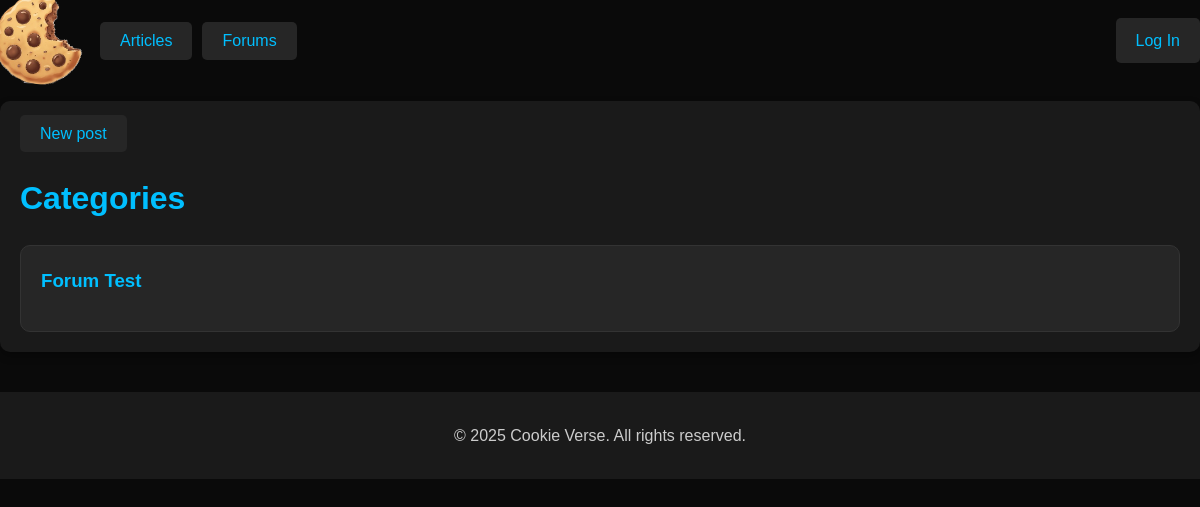
/forum/, run on an earlier commit of the app's database.
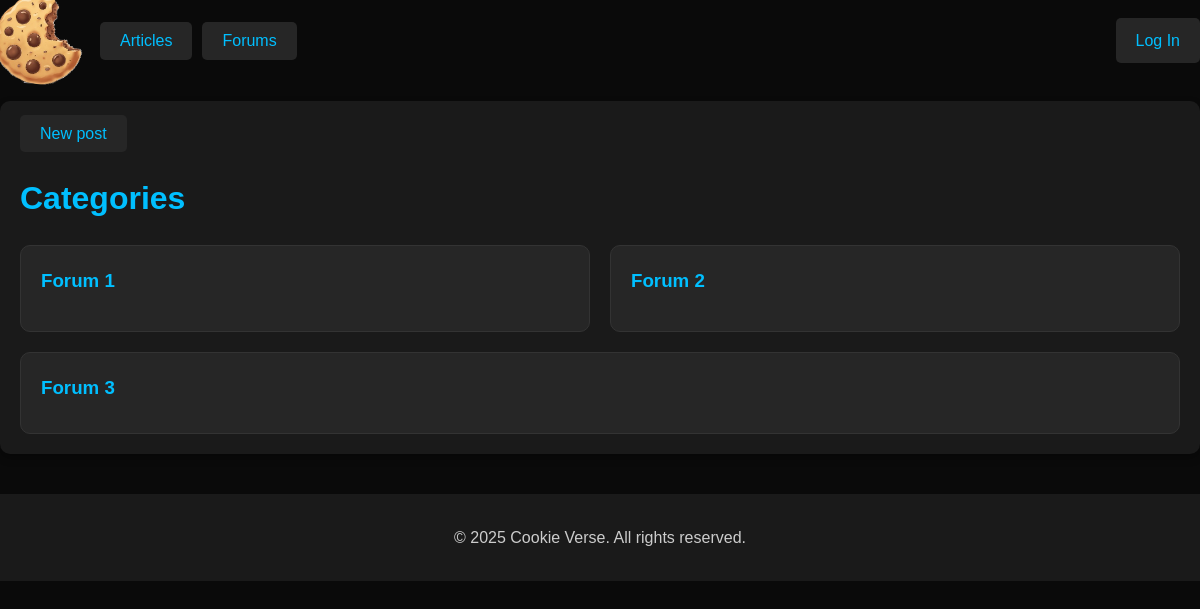
And on a later commit of the database.
### CookieTracker/models.py (models this page shows)
class Forum(models.Model):
    name = models.CharField(max_length=2048)

### CookieTracker/view/forum.py (the view)
# urls.py: path('forum/', forum.forum, name='forum'),
def forum(request):
    forums = Forum.objects.all()
    context = {
        'forums': []
    }
    for f in forums:
        forum_data = {
            'forum': f,
            'posts': Post.objects.filter(forum=f)
        }
        context['forums'].append(forum_data)
    print(context)
    return render(request, 'forums.html', context)

### CookieTracker/templates/forums.html (shortened to what this page needs)
{% extends 'base.html' %}
{% block content %}
<section class="top-articles">
    <a href="{% url 'newpost' %}" class="btn">New post</a>
    <h2>Categories</h2>
    <div class="article-list">
        {% for forum_data in forums %}
        <div class="article-item">
            <h3>
                <a href="/forums/{{ forum_data.forum.id }}">
                    {{ forum_data.forum.name }}
                </a>
            </h3>
        </div>
        {% endfor %}
    </div>
  </section>
{% endblock content %}

What changed in the data, as far as the page shows it:
removed Forum: forum.name "Forum Test"
added Forum: forum.name "Forum 1"
added Forum: forum.name "Forum 2"
added Forum: forum.name "Forum 3"
